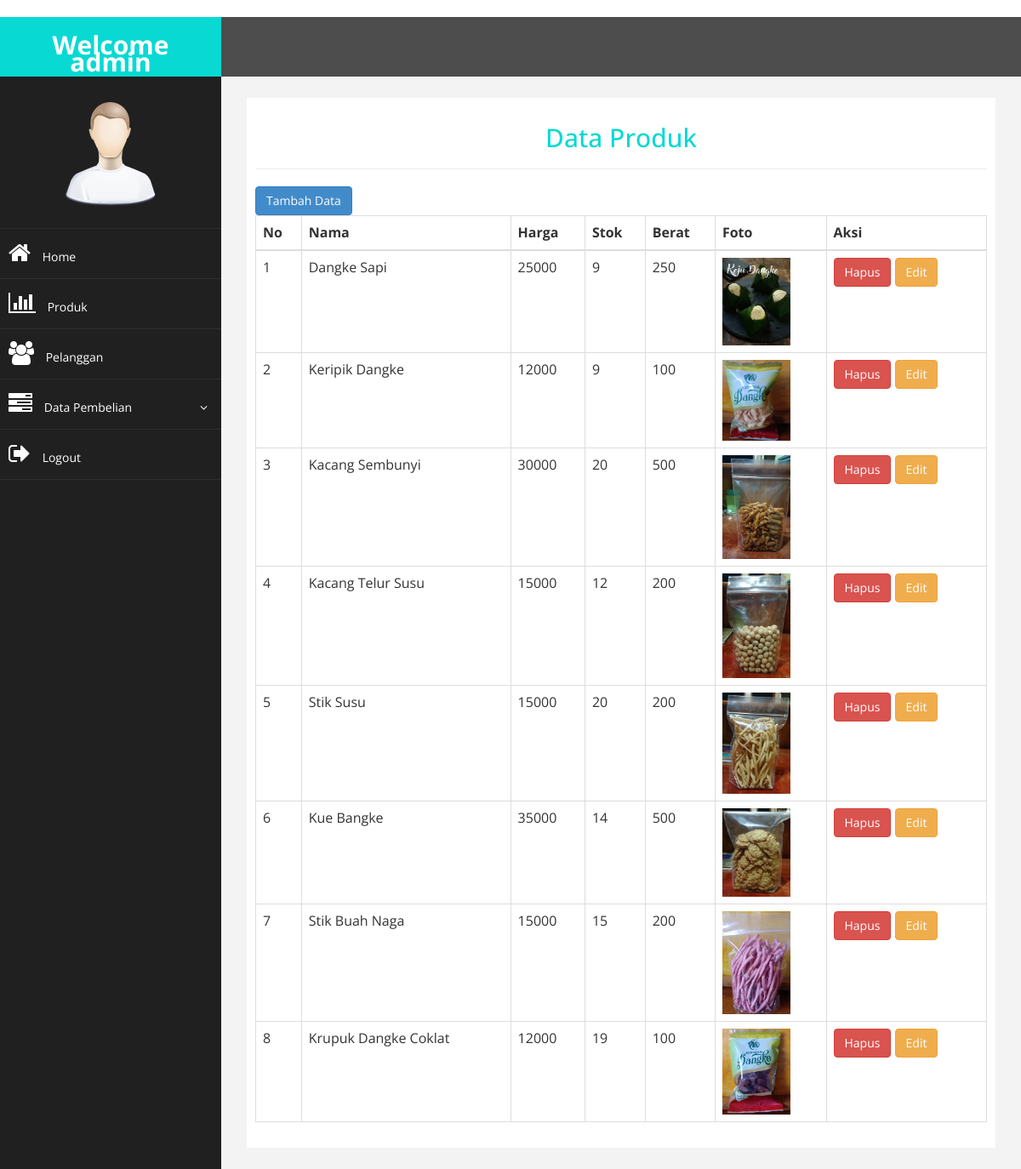
The app's page /admin/index.php?halaman=produk (signed in), older data.
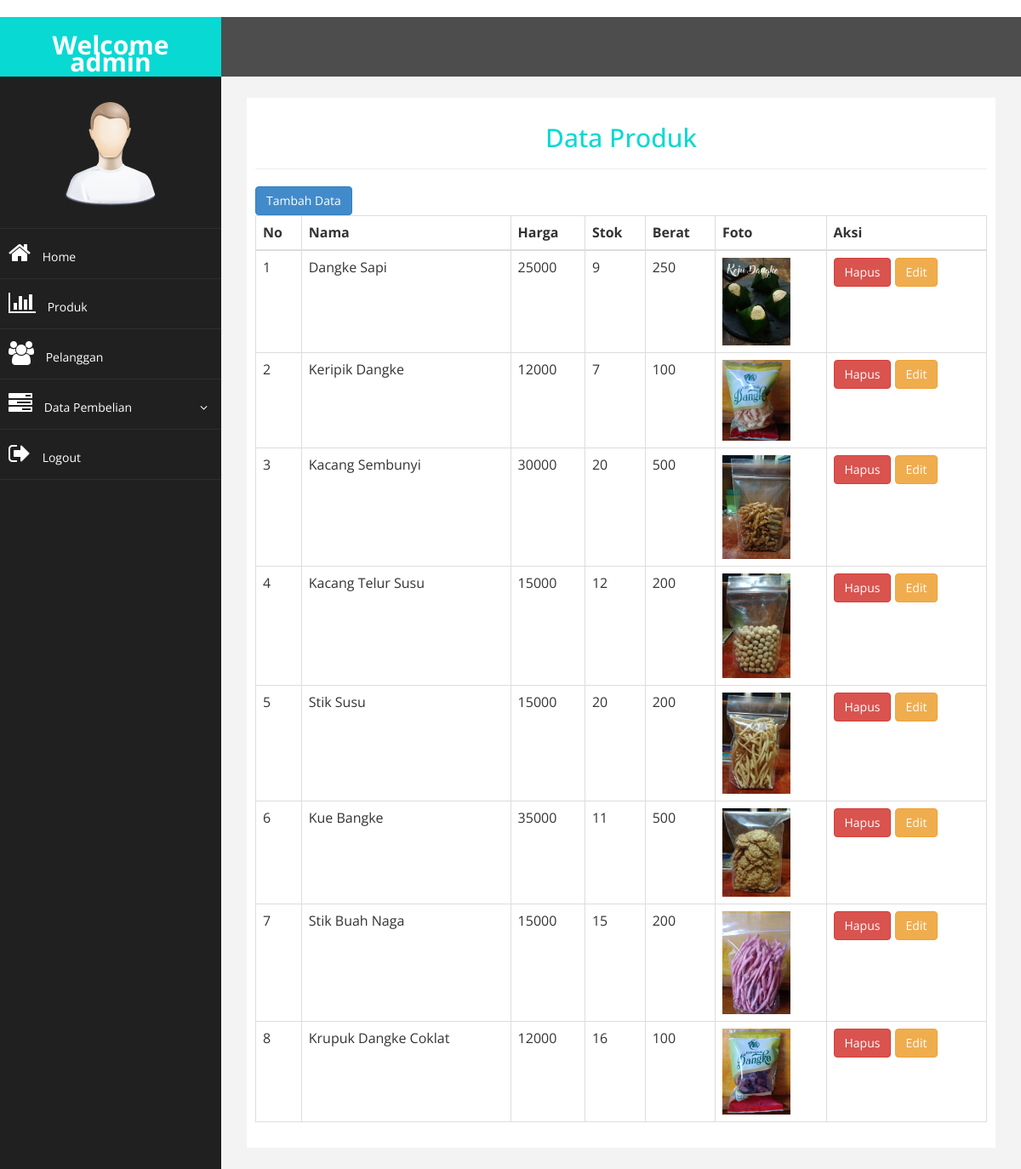
The same page, newer data.
### tables this page shows
CREATE TABLE `produk` (
  `id_produk` int(11) NOT NULL,
  `nama_produk` varchar(100) NOT NULL,
  `harga_produk` int(20) NOT NULL,
  `berat_produk` int(11) NOT NULL,
  `foto_produk` varchar(100) NOT NULL,
  `deskripsi_produk` text NOT NULL,
  `stok` int(3) NOT NULL
);

### admin/produk.php (the view)
<h2><center>Data Produk </center></h2>
<hr>
<a href="index.php?halaman=tambahproduk" class="btn btn-primary"> Tambah Data </a>
<table class="table table-bordered">
  <thead>
    <tr>
      <th>No</th>
      <th>Nama</th>
      <th>Harga</th>
	  <th>Stok</th>
      <th>Berat</th>
      <th>Foto</th>
      <th>Aksi</th>
    </tr>
  </thead>
  <tbody>
    <?php $nomor=1; ?>
    <?php $ambil=$koneksi->query("SELECT * FROM produk") ?>
    <?php while($pecah = $ambil->fetch_assoc()) { ?>
      <tr>
        <td><?php echo $nomor; ?></td>
        <td> <?php echo $pecah['nama_produk']; ?> </td>
        <td> <?php echo $pecah['harga_produk']; ?> </td>
		<td> <?php echo $pecah['stok']; ?> </td>
        <td> <?php echo $pecah['berat_produk']; ?> </td>
        <td> <img src="../image/produk/<?php echo $pecah['foto_produk']; ?>" width="80px"> </td>
        <td>
          <a href="index.php?halaman=hapusproduk&id=<?php echo $pecah['id_produk']; ?>" class="btn-danger btn"> Hapus </a>
          <a href="index.php?halaman=ubahproduk&id=<?php echo $pecah['id_produk']; ?>" class="btn-warning btn"> Edit </a>
        </td>
      </tr>
      <?php $nomor++; ?>
    <?php } ?>
  </tbody>
</table>

Row changes from the older to the newer data that the page shows:
changed produk "Keripik Dangke": stok "9" → "7"
changed produk "Kue Bangke": stok "14" → "11"
changed produk "Krupuk Dangke Coklat": stok "19" → "16"
